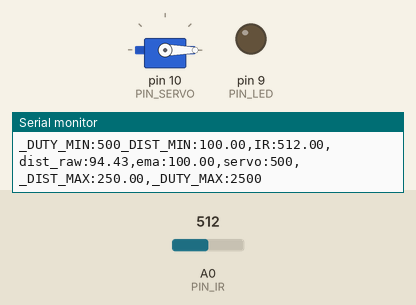
The sketch below on a simulated Arduino Uno, built with avr-gcc and run on an emulated ATmega328P. On the bench: servo, output pins drawn as LEDs (lit = HIGH), the last lines printed to the serial monitor. The test bench sets the inputs (shaded band); at power-on: A0 (PIN_IR) = 512.

Above: at 1.2 s.
1.3 s: A0 (PIN_IR) set to 481
At 1.9 s:
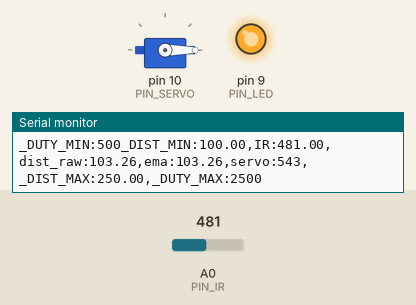
2.8 s: A0 (PIN_IR) set to 306
At 3.8 s:
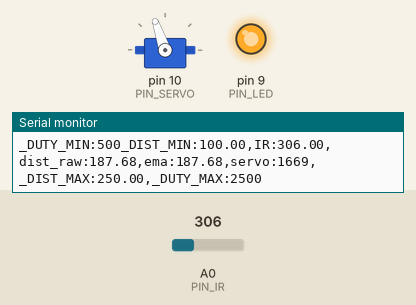
4.6 s: A0 (PIN_IR) set to 240
At 5.6 s:
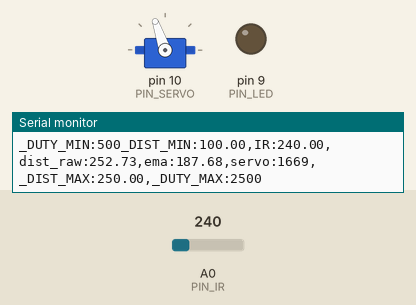
6.1 s: A0 (PIN_IR) set to 243
At 7.3 s:
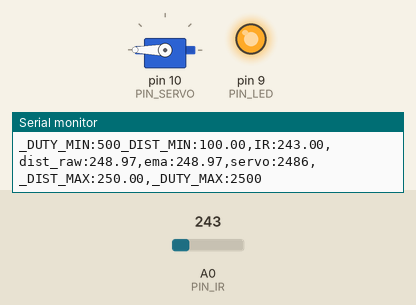
7.7 s: A0 (PIN_IR) set to 260
At 8.3 s:
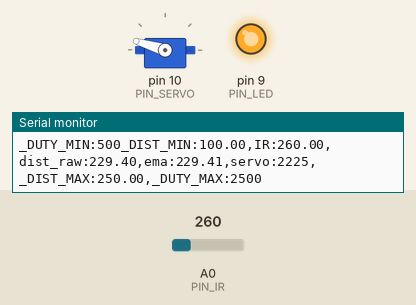
9.4 s: A0 (PIN_IR) set to 122
At 10.4 s:
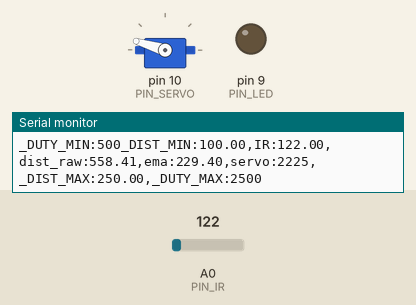
Timing chart, 0 to 11.9 s (numbered marks = the images above; inputs shaded):
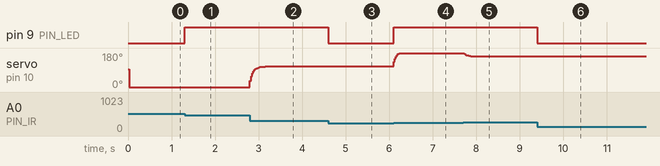

Measured:
- the behaviour switches between 493 and 492 on A0 (PIN_IR) (found by bisection; images 0 and 1)
- the behaviour switches between 242 and 243 on A0 (PIN_IR) (found by bisection; images 3 and 4)
- after the input at 1.3 s, pin 9 (PIN_LED): LOW → HIGH at once
- after the input at 2.8 s, servo on pin 10 (PIN_SERVO): moves from 0° to 109° over 0.35 s, starting at once
- after the input at 4.6 s, pin 9 (PIN_LED): HIGH → LOW at once
- after the input at 6.1 s, pin 9 (PIN_LED): LOW → HIGH at once; servo on pin 10 (PIN_SERVO): 109° → 180° at once
- after the input at 7.7 s, servo on pin 10 (PIN_SERVO): 180° → 164° at once, → 163° 0.25 s later
- after the input at 9.4 s, pin 9 (PIN_LED): HIGH → LOW at once

The sketch:

17P14.ino
```cpp
#include <Servo.h>

// Arduino pin assignment

#define PIN_IR    0    // IR sensor at Pin A0
#define PIN_LED   9
#define PIN_SERVO 10

#define _DUTY_MIN 500  // servo full clock-wise position (0 degree)
#define _DUTY_NEU 1500 // servo neutral position (90 degree)
#define _DUTY_MAX 2500 // servo full counter-clockwise position (180 degree)

#define _DIST_MIN  100.0   // minimum distance 100mm
#define _DIST_MAX  250.0   // maximum distance 250mm

#define EMA_ALPHA  0.3      // for EMA Filter

#define LOOP_INTERVAL 25   // Loop Interval (unit: msec)

Servo myservo;
unsigned long last_loop_time;   // unit: msec

float dist_prev = _DIST_MIN;
float dist_ema = _DIST_MIN;

void setup()
{
  pinMode(PIN_LED, OUTPUT);

  myservo.attach(PIN_SERVO);
  myservo.writeMicroseconds(_DUTY_NEU);

  Serial.begin(1000000);    // 1,000,000 bps
}

void loop()
{
  unsigned long time_curr = millis();
  int duty;
  float a_value, dist_raw;

  // wait until next event time
  if (time_curr < (last_loop_time + LOOP_INTERVAL))
    return;
  last_loop_time += LOOP_INTERVAL;

  a_value = analogRead(PIN_IR);

  // 안전 가드: a_value가 9 부근이면 비정상 큰 값 방지
  if (a_value <= 9.5f) {
    dist_raw = _DIST_MAX + 100.0f;
  } else {
    dist_raw = ((6762.0f / (a_value - 9.0f)) - 4.0f) * 10.0f;
  }

  if (dist_raw >= _DIST_MIN && dist_raw <= _DIST_MAX) { // Put range Filter code here (_DIST_MIN ~ _DIST_MAX)
    // and turn on LED if the distance is in the range
    digitalWrite(PIN_LED, HIGH);
    dist_prev = dist_raw; // 최근 유효값 갱신
  } else {
    digitalWrite(PIN_LED, LOW);
    // dist_prev 유지
  }

  dist_ema = EMA_ALPHA * dist_prev + (1.0f - EMA_ALPHA) * dist_ema; // Put EMA filter code here

  //duty = map(dist_ema, _DIST_MIN, _DIST_MAX, _DUTY_MIN, _DUTY_MAX);
  {
    // Put map() equivalent code here
    float t = (dist_ema - _DIST_MIN) / (_DIST_MAX - _DIST_MIN);
    if (t < 0.0f) t = 0.0f;
    if (t > 1.0f) t = 1.0f;
    float duty_f = _DUTY_MIN + t * (_DUTY_MAX - _DUTY_MIN);
    if (duty_f < _DUTY_MIN) duty_f = _DUTY_MIN;
    if (duty_f > _DUTY_MAX) duty_f = _DUTY_MAX;
    duty = (int)(duty_f + 0.5f);
  }

  myservo.writeMicroseconds(duty);

  Serial.print("_DUTY_MIN:");  Serial.print(_DUTY_MIN);
  Serial.print("_DIST_MIN:");  Serial.print(_DIST_MIN);
  Serial.print(",IR:");        Serial.print(a_value);
  Serial.print(",dist_raw:");  Serial.print(dist_raw);
  Serial.print(",ema:");       Serial.print(dist_ema);
  Serial.print(",servo:");     Serial.print(duty);
  Serial.print(",_DIST_MAX:"); Serial.print(_DIST_MAX);
  Serial.print(",_DUTY_MAX:"); Serial.print(_DUTY_MAX);
  Serial.println("");
}
```
